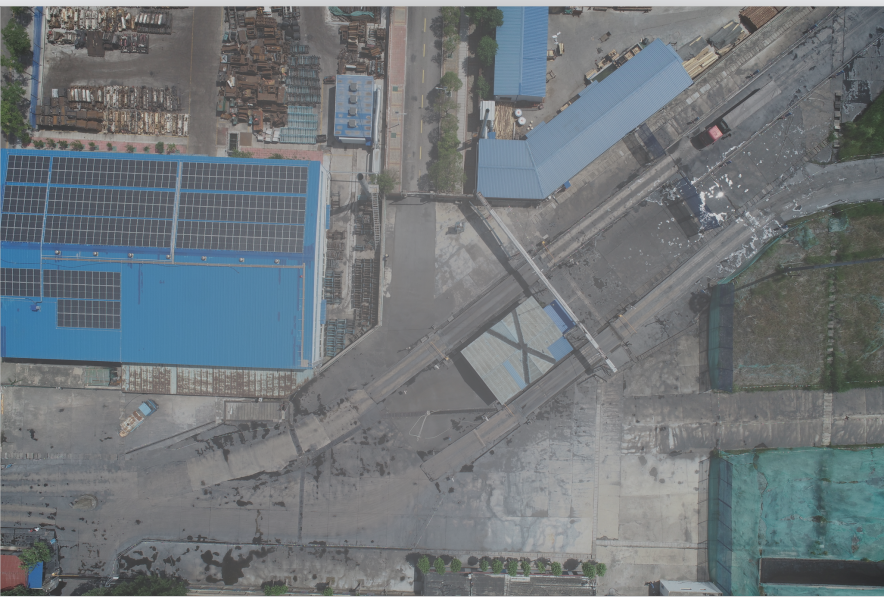
#> input picture imgHazeKS/4.png, 884 x 597 px
$ python He_DCP_sample.py
#> lines starting #> are read from the running program, lines starting #| are printed output that depends on the picture
import time

import cv2
import numpy
def show(img):
    cv2.imshow('result', img)
    cv2.waitKey(0)  # 按任意键继续执行，可以自定义设置时间，单位毫秒
    # cv2.destroyAllWindows()
# [29 lines left out: function darkchannel, not called in this run]

def DarkChannel(im, sz=15):
    b, g, r = cv2.split(im)
    dc = cv2.min(cv2.min(r, g), b);
    kernel = cv2.getStructuringElement(cv2.MORPH_RECT, (sz, sz))
    dark = cv2.erode(dc, kernel)
    return dark

def Cal_A(imgar, jdark, px=1e-3):
    """
    Automatic atmospheric light estimation. According to section (4.4) in the reference paper
    http://kaiminghe.com/cvpr09/index.html

    Parameters
    -----------
    imgar:    an H*W RGB hazed image
    jdark:    the dark channel of imgar
    px:       the percentage of brigther pixels to be considered (default=1e-3, i.e. 0.1%)

    Return
    -----------
    The atmosphere light estimated in imgar, A (a RGB vector).
    """

    # reshape both matrix to get it in 1-D array shape
    imgavec = numpy.resize(imgar, (imgar.shape[0 ] *imgar.shape[1], imgar.shape[2]))
    jdarkvec = numpy.reshape(jdark, jdark.size)

    # the number of pixels to be considered
    numpx = numpy.int(jdark.size * px)

    # index sort the jdark channel in descending order
    isjd = numpy.argsort(-jdarkvec)

    asum = numpy.array([0.0 ,0.0 ,0.0])
    for i in range(0, numpx):
        asum[:] += imgavec[isjd[i], :]

    A = numpy.array([0.0 ,0.0 ,0.0])
    A[:] = asum[: ] /numpx

    # returns the calculated airlight A
    return A

# [117 lines left out: functions guided_filter, __boxfilter__, not called in this run]

def tramission(imgar, A, w=0.95):
    """
    Transmission estimation. According to section (4.1) equation (11) in the reference paper
    http://kaiminghe.com/cvpr09/index.html

    Parameters
    -----------
    imgar:    an H*W RGB hazed image
    A:        the atmospheric light of imgar
    w:        the omega weight parameter, the amount of haze to be removed (default=0.95)

    Return
    -----------
    The transmission estimated in imgar, t (a H*W matrix).
    """
    # the normalized haze image
    nimg = numpy.zeros(imgar.shape)

    # calculate the normalized haze image
    for c in range(0, imgar.shape[2]):
        nimg[:, :, c] = imgar[:, :, c] / A[c]

    # estimate the dark channel of the normalized haze image
    njdark = DarkChannel(nimg)

    # calculates the transmisson t
    t = 1 - w * njdark + 0.25

    return t

def recover(imgar, atm, t, tmin=0.1):
    """
    Radiance recovery. According to section (4.3) and equation (16) in the reference paper
    http://kaiminghe.com/cvpr09/index.html

    Parameters
    -----------
    imgar:    an H*W RGB hazed image
    atm:      the atmospheric light in imgar
    t:        the transmission in imgar
    tmin:     the minimum value that transmission can take (default=0.1)

    Return
    -----------
    The imaged recovered and dehazed, j (a H*W RGB matrix).
    """

    # the output dehazed image
    j = numpy.zeros(imgar.shape)

    # equation (16)
    for c in range(0, imgar.shape[2]):
        j[:, :, c] = ((imgar[:, :, c] - atm[c]) / numpy.maximum(t[:, :], tmin)) + atm[c]

    return j / numpy.amax(j)


# [52 lines left out: function dehaze, not called in this run]

path = './imgHazeKS/4.png'
img = cv2.imread(path)
#> img is the input picture: shape (597, 884, 3); mean B, G, R 122.5, 118.6, 112.2
img_gray = cv2.cvtColor(img, cv2.COLOR_BGR2GRAY)
start = time.time()
ddark = DarkChannel(img, sz=15)
#> in DarkChannel, `dark = cv2.erode(dc, kernel)`:
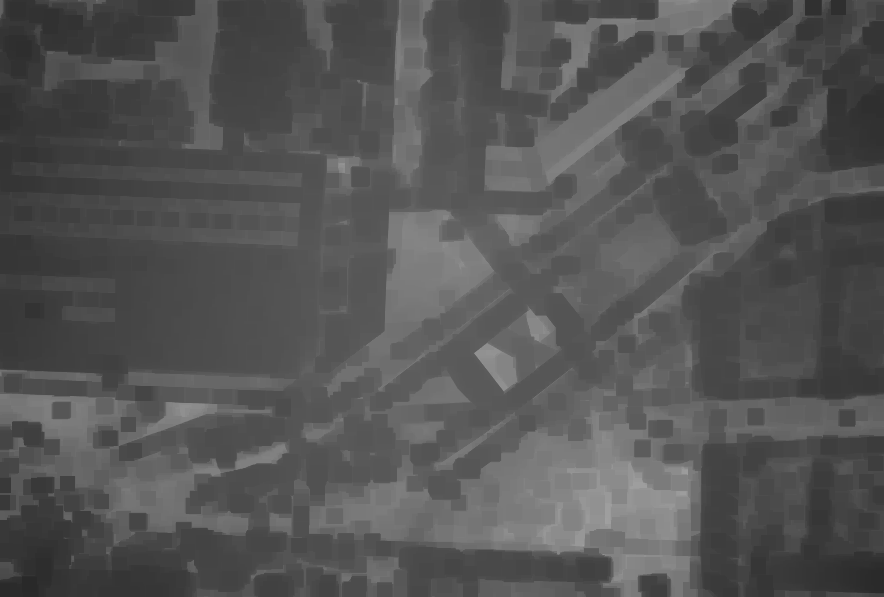
#> dark: shape (597, 884); min 41, max 160, mean 84.9
A = Cal_A(img, ddark)
#> after the loop in Cal_A, `for i in range(0, numpx):`: asum = [86420, 88525, 88796]
#> A = [164, 168, 168.5]
t= tramission(img, A)
#> after the loop in tramission, `for c in range(0, imgar.shape[2]):`:
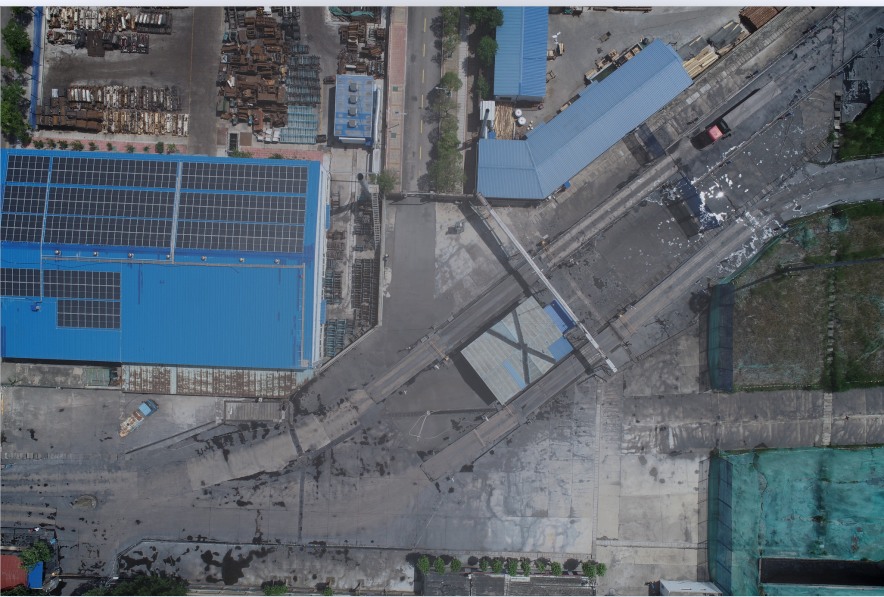
#> nimg: shape (597, 884, 3) float64; mean B, G, R 0.747, 0.706, 0.666; drawn with min black and max white
#> call 2 of DarkChannel, with sz = 15
#> in DarkChannel (call 2), `b, g, r = cv2.split(im)`:
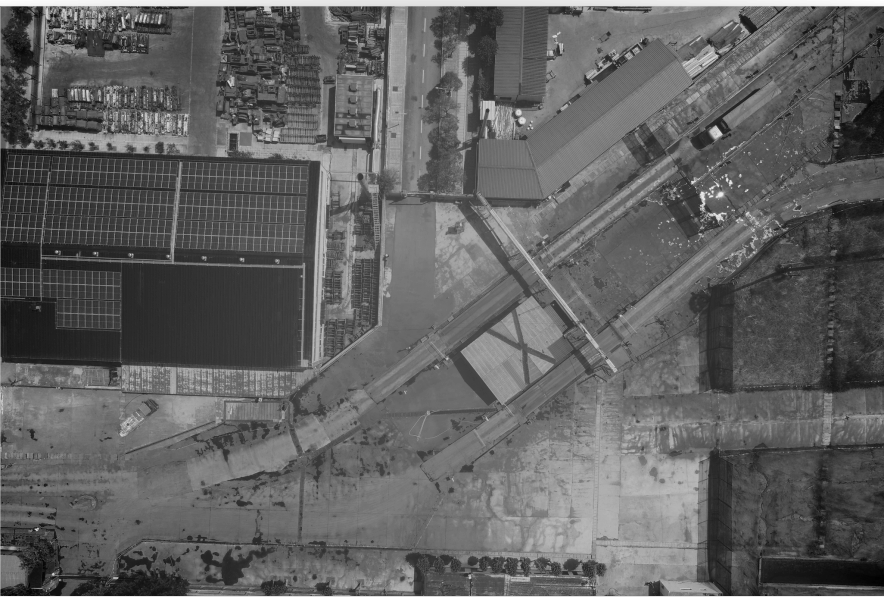
#> r: shape (597, 884) float64; min 0.243, max 1.35, mean 0.666; drawn with min black and max white
#> in DarkChannel (call 2), `dark = cv2.erode(dc, kernel)`:
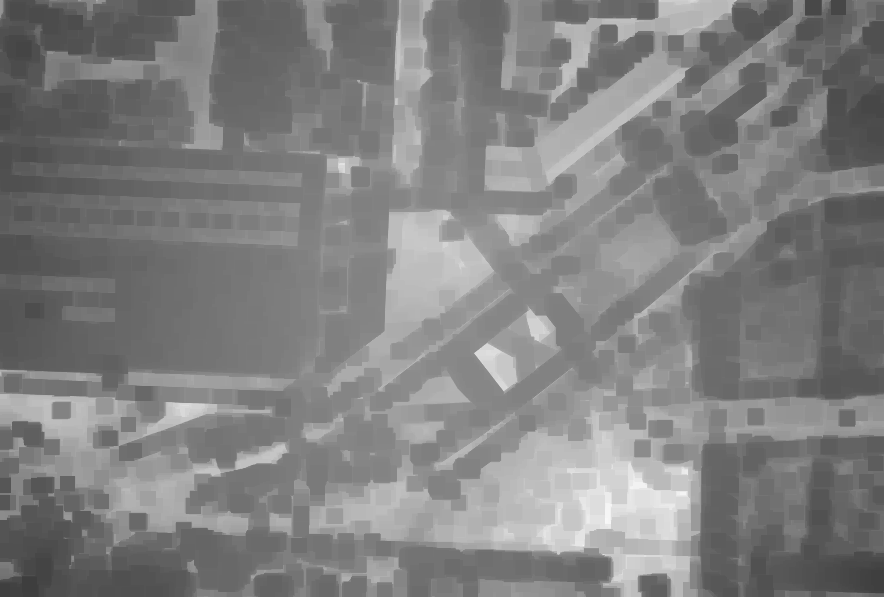
#> dark: shape (597, 884) float64; min 0.243, max 0.976, mean 0.506
#> in tramission, `t = 1 - w * njdark + 0.25`:
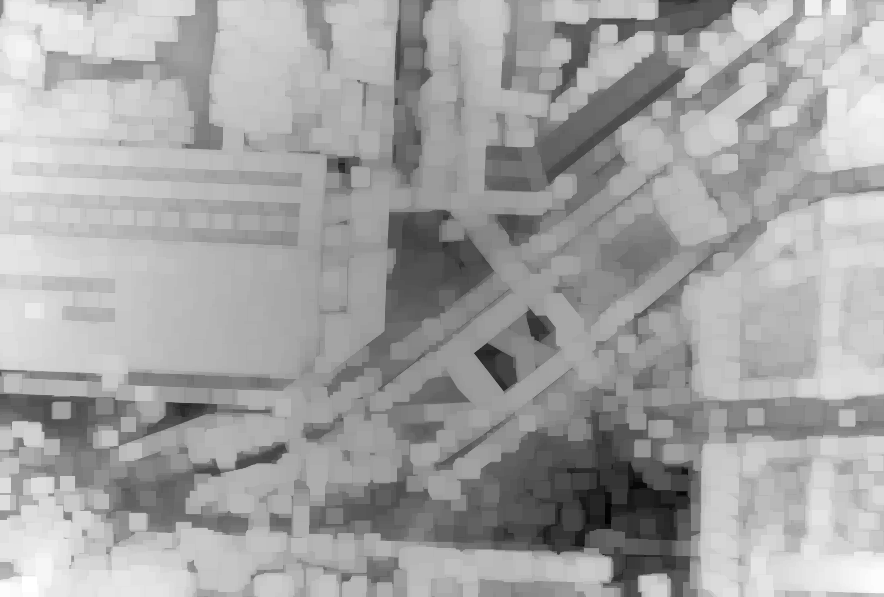
#> t: shape (597, 884) float64; min 0.323, max 1.02, mean 0.77; drawn with min black and max white

# out = Recover(img, t, A)
end = time.time()
out2 = recover(img,A,t)
#> after the loop in recover, `for c in range(0, imgar.shape[2]):`:
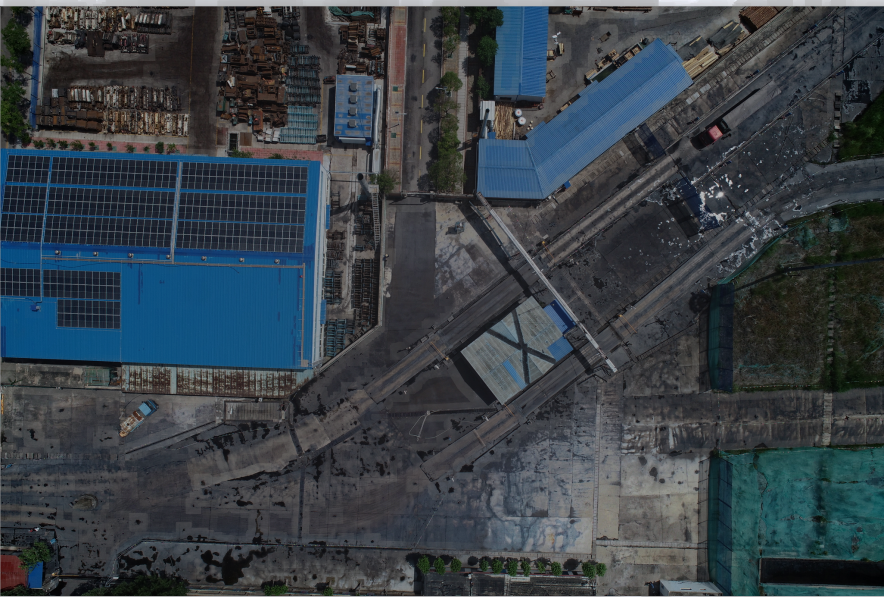
#> j: shape (597, 884, 3) float64; mean B, G, R 111.4, 105.1, 97.1; drawn with min black and max white
#> in recover, `return j / numpy.amax(j)`:
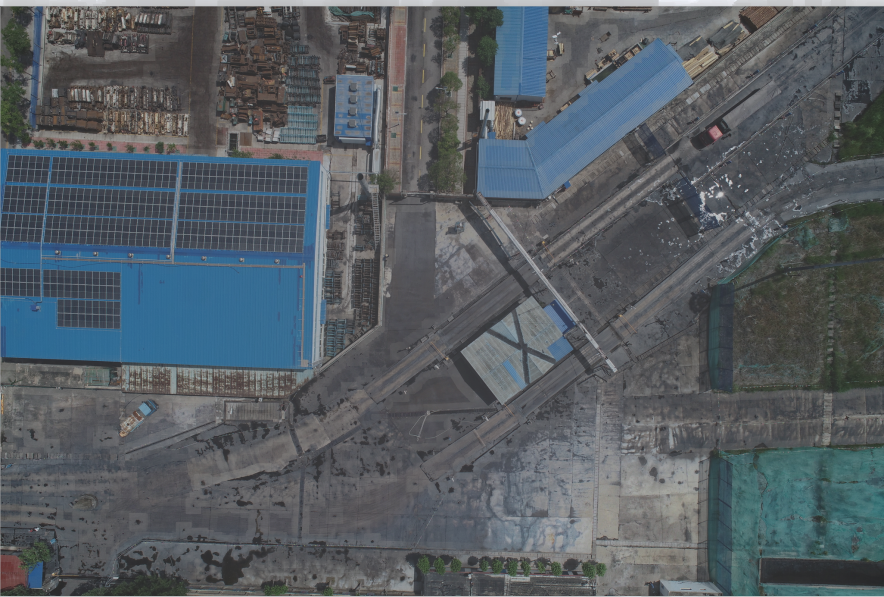
#> returned value: shape (597, 884, 3) float64; mean of channels 0, 1, 2 0.389, 0.367, 0.339; drawn as B, G, R
# [6 lines of commented-out code are left out]
print(end-start)
print(1/(end-start))
show(out2)

$ run again, with imgHazeKS/1.png copied over imgHazeKS/4.png
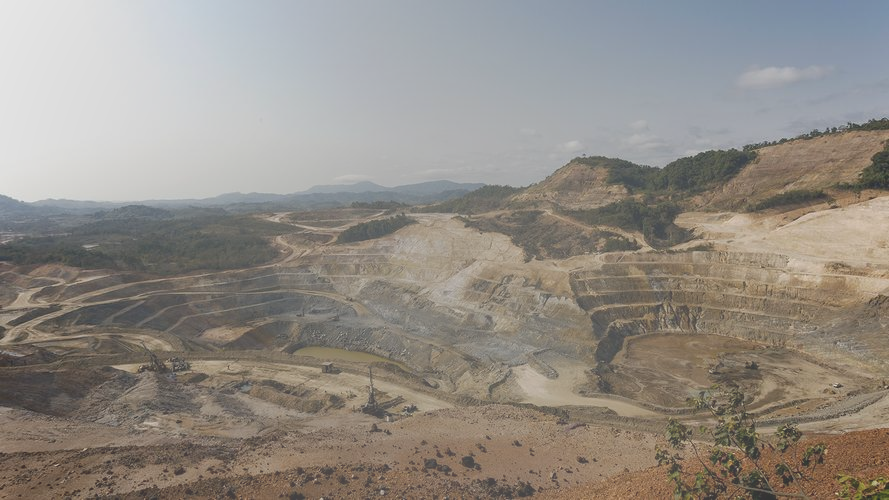
#> input picture imgHazeKS/1.png, 889 x 500 px
#> img is the input picture: shape (500, 889, 3); mean B, G, R 133.3, 140.4, 146.2
#> in DarkChannel, `dark = cv2.erode(dc, kernel)`:
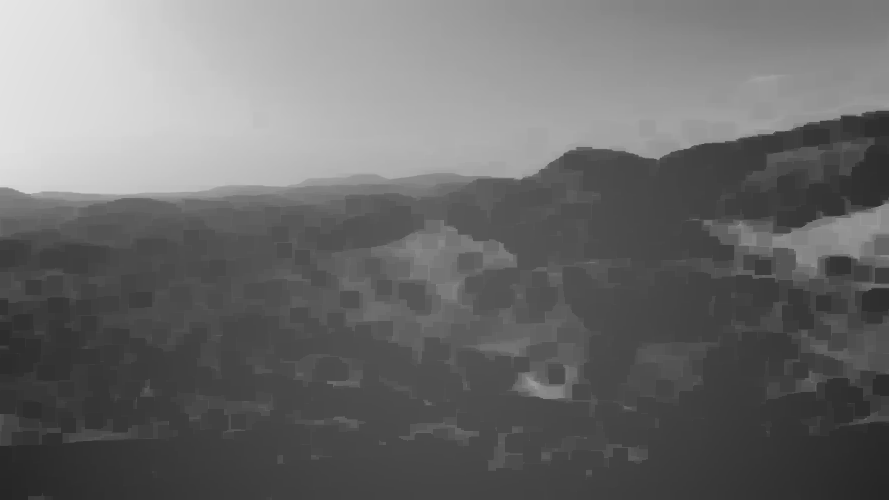
#> dark: shape (500, 889); min 38, max 229, mean 108.7
#> after the loop in Cal_A, `for i in range(0, numpx):`: asum = [101526, 101526, 101526]
#> A = [228.7, 228.7, 228.7]
#> after the loop in recover, `for c in range(0, imgar.shape[2]):`:
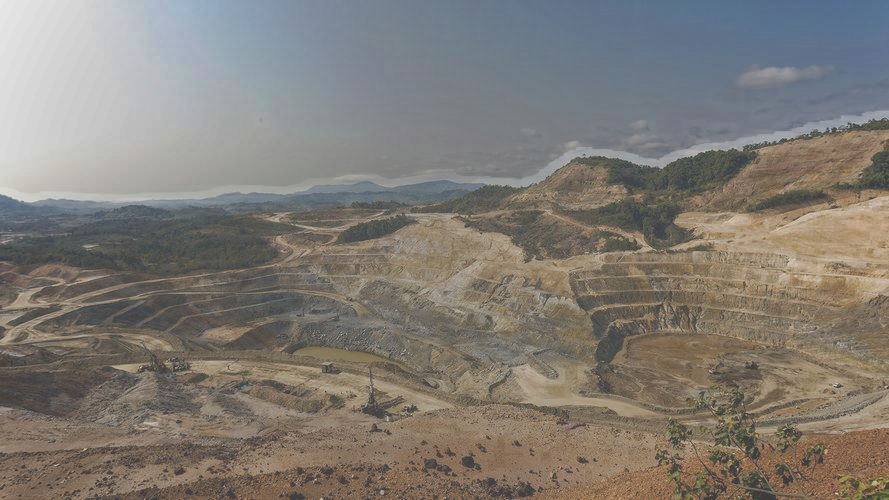
#> j: shape (500, 889, 3) float64; mean B, G, R 117.9, 124.4, 129.5

$ run again, with imgHazeKS/6.png copied over imgHazeKS/4.png
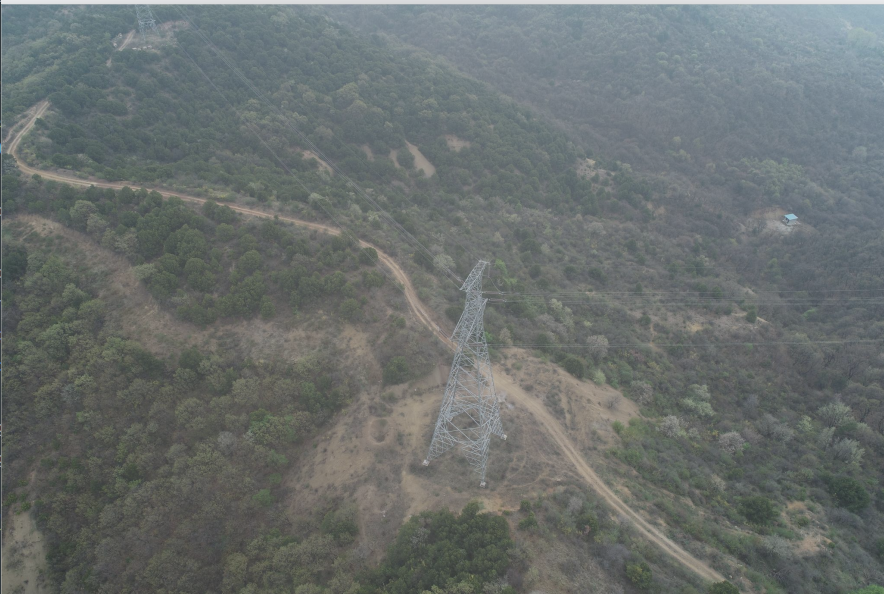
#> input picture imgHazeKS/6.png, 884 x 594 px
#> img is the input picture: shape (594, 884, 3); mean B, G, R 110.3, 111.7, 106.2
#> after the loop in Cal_A, `for i in range(0, numpx):`: asum = [110422, 107199, 101064]
#> A = [210.3, 204.2, 192.5]
#> in recover, `return j / numpy.amax(j)`:
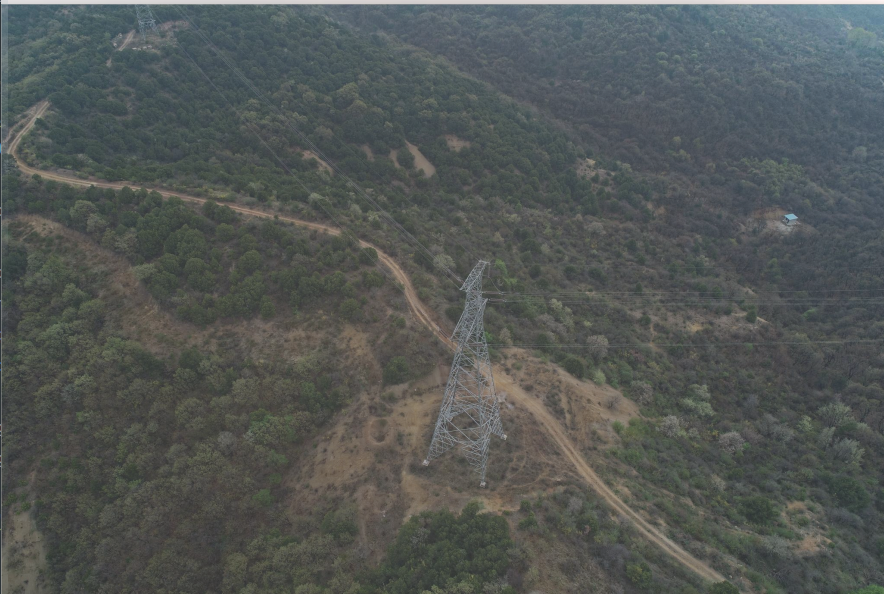
#> returned value: shape (594, 884, 3) float64; mean of channels 0, 1, 2 0.338, 0.346, 0.329; drawn as B, G, R
